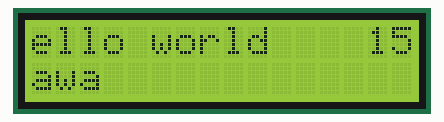
This sketch was run on a simulated Arduino Uno, built with avr-gcc and run on an emulated ATmega328P. Shown: 16×2 character LCD.

Above: at 0.13 s.
At 0.65 s:
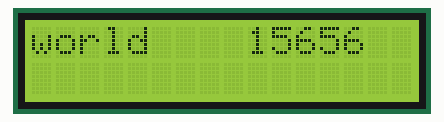
At 1.06 s:
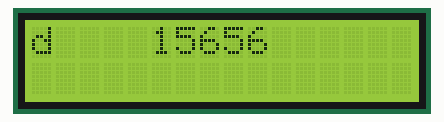
At 2.1 s:
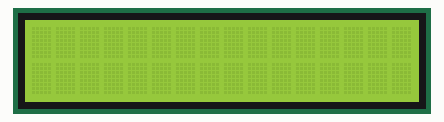
At 3.32 s:
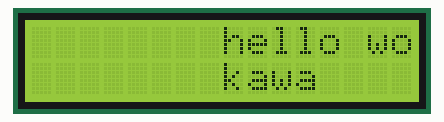
At 4.65 s:
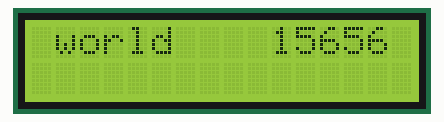

Measured:
- by itself, everything shown: repeats every 4.1 s, in 36 steps
- what the display in image 3 shows lasts 0.6 s, from 2.0 s to 2.6 s

The sketch:

arduino_with_LCD_screen.ino
```cpp
#include <LiquidCrystal_I2C.h>
LiquidCrystal_I2C lcd(0x27, 16,2);

void setup() {
  lcd.init();
  lcd.backlight();
  lcd.setCursor(0, 0);
  lcd.print("hello world");
  lcd.setCursor(15, 0);
  lcd.print("15656");
   lcd.setCursor(0,1);
  lcd.print("kawa");
}

void loop() {
//  delay(1000);
//   lcd.clear();
//   lcd.print("slaw mn kawanm");
//   delay(1000);

//  lcd.autoscroll();

  lcd.scrollDisplayLeft();
  delay(100);


//  lcd.cursor();
//  delay(500);
 lcd.noCursor();
//  delay(500);

//  lcd.blink();
//  delay(5000);
  lcd.noBlink();
//  delay(2000);


}
```
